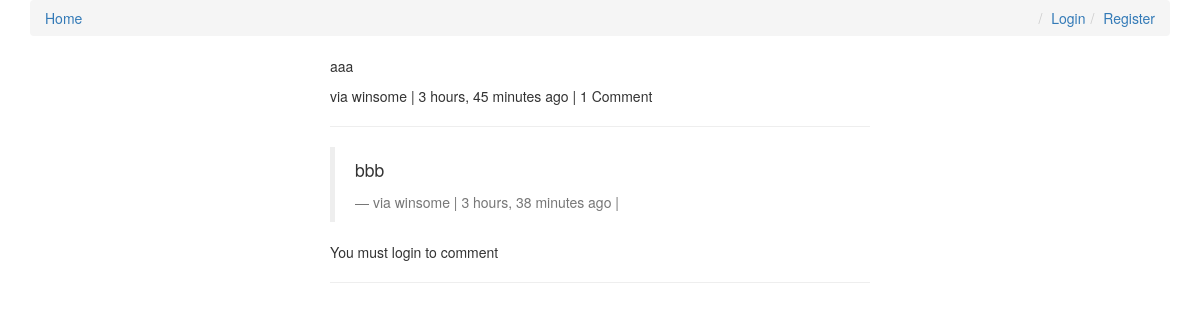
The page /comments/4/ on the database as committed earlier.
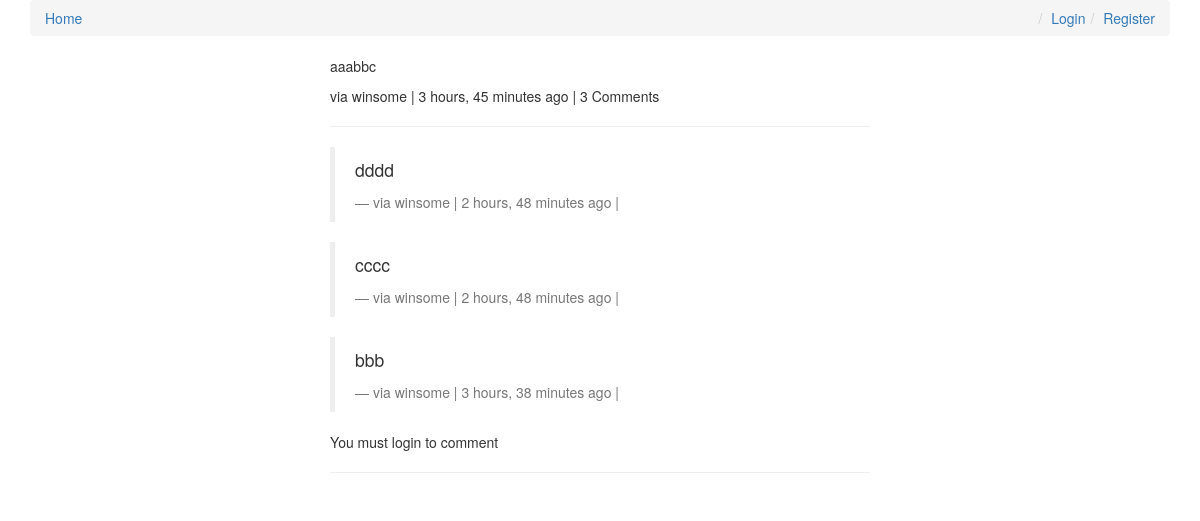
The same page on the database as committed later.
### comments/models.py (models this page shows, shortened)
class Comment(models.Model):
    user        = models.ForeignKey(settings.AUTH_USER_MODEL, default=1)
    content_type = models.ForeignKey(ContentType, on_delete=models.CASCADE)
    object_id = models.PositiveIntegerField()
    content_object = GenericForeignKey('content_type', 'object_id')
    parent      = models.ForeignKey("self", null=True, blank=True)
    content     = models.TextField()
    timestamp   = models.DateTimeField(auto_now_add=True)
    objects = CommentManager()
    class Meta:
        ordering = ['-timestamp']
    def children(self): #replies
        return Comment.objects.filter(parent=self)
    @property
    def is_parent(self):
        if self.parent is not None:
            return False
        return True

### comments/views.py (the view, shortened to what this page needs)
# urls.py: url(r'^(?P<id>\d+)/$', comment_thread, name='thread'),
def comment_thread(request, id):
    try:
        obj = Comment.objects.get(id=id)
    except:
        raise Http404
    if not obj.is_parent:
        obj = obj.parent
    content_object = obj.content_object # Post that the comment is on
    content_id = obj.content_object.id
    initial_data = {
            "content_type": obj.content_type,
            "object_id": obj.object_id
    }
    form = CommentForm(request.POST or None, initial=initial_data)
    context = {
        "comment": obj,
        "form": form,
    }
    return render(request, "comment_thread.html", context)

### templates/comment_thread.html (shortened to what this page needs)
{% extends "base.html" %}
{% load urlify %}
{% load crispy_forms_tags %}
{% block content %}
<div class='col-sm-6 col-sm-offset-3'>
          <p>{{ comment.content }}</p>
          <footer>via {{ comment.user }} | {{ comment.timestamp|timesince }} ago | {% if comment.children.count > 0 %}{{ comment.children.count }} Comment{% if comment.children.count > 1 %}s{% endif %} {% endif %} </footer>
          <hr/>
          <div>
              {% for child_comment in comment.children %}
                <blockquote>
                <p>{{ child_comment.content }}</p>
                <footer>via {{ child_comment.user }} | {{ child_comment.timestamp|timesince }} ago | {% if request.user == child_comment.user %}<a href='{{ child_comment.get_delete_url }}'>Delete</a>{% endif %}</footer>
                </blockquote>
             {% endfor %}
             {% if request.user.is_authenticated %}
            <form method="POST" action="."> {% csrf_token %}
                {{ form|crispy }}
                <input type='hidden' name='parent_id' value='{{ comment.id }}'>
                <input type='submit' value='Reply' class='btn btn-default'>
            </form>
            {% else %}
            <p>You must login to comment </p>
            {% endif %}
        </div>
        <hr/>
</div>
{% endblock content %}

### templates/base.html (shortened to what this page needs)
{% load staticfiles %}
<html>
<head>
<link rel="stylesheet" href="https://maxcdn.bootstrapcdn.com/bootstrap/3.3.6/css/bootstrap.min.css">
<link rel="stylesheet" href="https://maxcdn.bootstrapcdn.com/bootstrap/3.3.6/css/bootstrap-theme.min.css">
<link rel='stylesheet' href='https://maxcdn.bootstrapcdn.com/font-awesome/4.5.0/css/font-awesome.min.css' >
<link rel='stylesheet' href='{% static "css/base.css" %}' />
</head>
<body>
<div class='container'>
    <ol class='breadcrumb'>
        <li><a href='{% url "posts:list" %}'>Home</a></li>
        {% if not request.user.is_authenticated %}
        <li class='pull-right'><a href='{% url "register" %}'>Register</a></li>
        <li class='pull-right'><a href='{% url "login" %}'>Login</a></li>
        {% else %}
        <li class='pull-right'><a href='{% url "logout" %}'>Logout</a></li>
        {% endif %}
    </ol>
{% block content %}{% endblock content %}
</div>
</body>
</html>

Rows that differ between the two databases and show on the page:
changed Comment: content "aaa" → "aaabbc"; children.count "1" → "3"
added Comment: content "dddd", user "winsome", timestamp "2 hours, 48 minutes"
added Comment: content "cccc", user "winsome", timestamp "2 hours, 48 minutes"
Other text that changed with them:
text now shown: "s"
